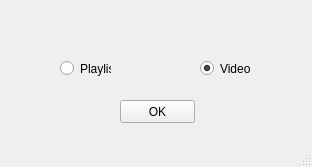
<?xml version="1.0" encoding="UTF-8"?>
<ui version="4.0">
 <class>playlist_or_video_window</class>
 <widget class="QMainWindow" name="playlist_or_video_window">
  <property name="geometry">
   <rect>
    <x>0</x>
    <y>0</y>
    <width>312</width>
    <height>167</height>
   </rect>
  </property>
  <property name="windowTitle">
   <string>Choose</string>
  </property>
  <property name="windowIcon">
   <iconset>
    <normaloff>../icon.ico</normaloff>../icon.ico</iconset>
  </property>
  <widget class="QWidget" name="centralwidget">
   <widget class="QRadioButton" name="playlist_button">
    <property name="geometry">
     <rect>
      <x>60</x>
      <y>60</y>
      <width>51</width>
      <height>17</height>
     </rect>
    </property>
    <property name="text">
     <string>Playlist</string>
    </property>
   </widget>
   <widget class="QRadioButton" name="individual_video_button">
    <property name="geometry">
     <rect>
      <x>200</x>
      <y>60</y>
      <width>51</width>
      <height>17</height>
     </rect>
    </property>
    <property name="text">
     <string>Video</string>
    </property>
    <property name="checked">
     <bool>true</bool>
    </property>
   </widget>
   <widget class="QPushButton" name="ok_button">
    <property name="geometry">
     <rect>
      <x>120</x>
      <y>100</y>
      <width>75</width>
      <height>23</height>
     </rect>
    </property>
    <property name="text">
     <string>OK</string>
    </property>
   </widget>
  </widget>
  <widget class="QMenuBar" name="menubar">
   <property name="geometry">
    <rect>
     <x>0</x>
     <y>0</y>
     <width>312</width>
     <height>21</height>
    </rect>
   </property>
  </widget>
  <widget class="QStatusBar" name="statusbar"/>
 </widget>
 <resources/>
 <connections/>
</ui>
